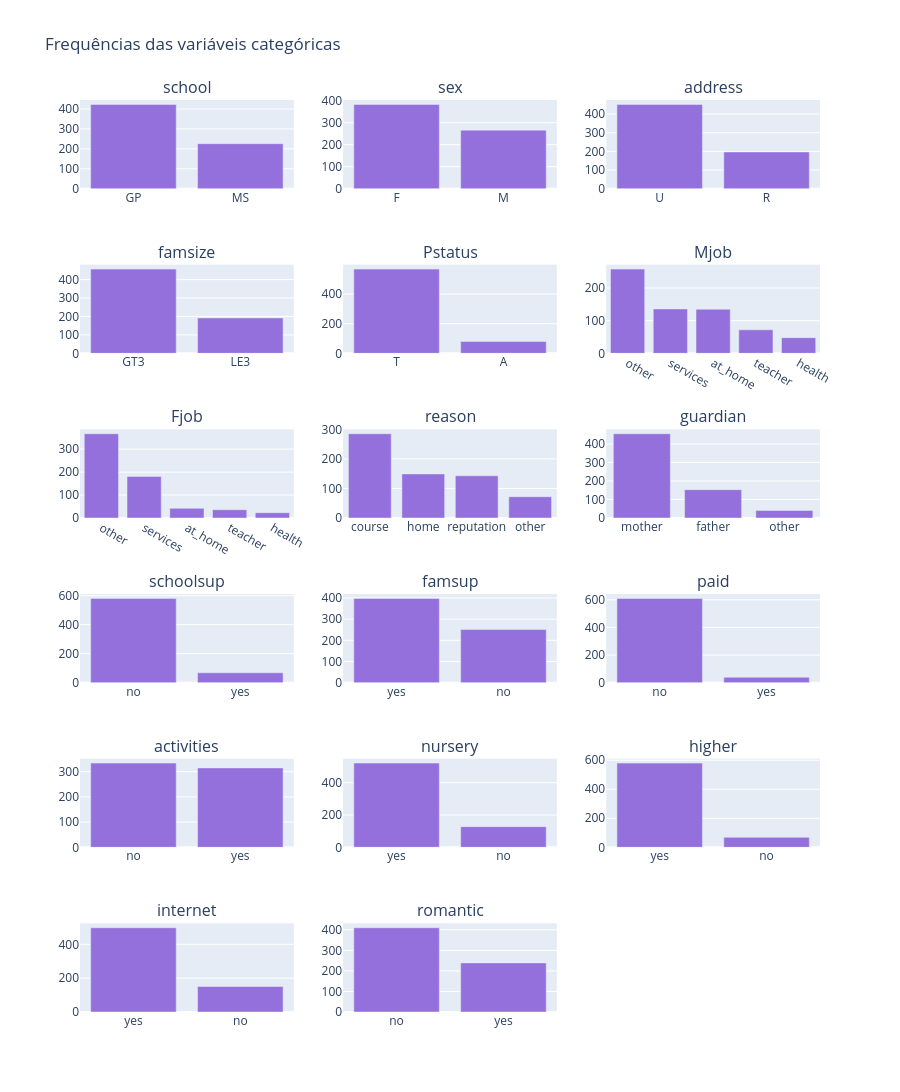

Source (notebook cell):
### Markdown cell above
## 6. Distribuições das variáveis categóricas

### Code cell
n = len(cat_cols)
cols_per_row = 3
n_rows = int(np.ceil(n / cols_per_row))
fig = make_subplots(rows=n_rows, cols=cols_per_row,
                    subplot_titles=cat_cols)

for i, col in enumerate(cat_cols):
    r = i // cols_per_row + 1
    c = i % cols_per_row + 1
    vc = df[col].value_counts()
    fig.add_trace(go.Bar(x=vc.index.astype(str), y=vc.values,
                         marker_color="mediumpurple", showlegend=False), row=r, col=c)

fig.update_layout(title_text="Frequências das variáveis categóricas",
                  height=350 * n_rows)
fig.show()

### Figure 1 — Plotly figure (JSON) as saved in the notebook; plotly's stock layout.template omitted (floating-point values rounded to 4 significant figures)
{"data": [{"marker": {"color": "mediumpurple"}, "showlegend": false, "type": "bar", "x": ["GP", "MS"], "xaxis": "x", "y": [423, 226], "yaxis": "y"}, {"marker": {"color": "mediumpurple"}, "showlegend": false, "type": "bar", "x": ["F", "M"], "xaxis": "x2", "y": [383, 266], "yaxis": "y2"}, {"marker": {"color": "mediumpurple"}, "showlegend": false, "type": "bar", "x": ["U", "R"], "xaxis": "x3", "y": [452, 197], "yaxis": "y3"}, {"marker": {"color": "mediumpurple"}, "showlegend": false, "type": "bar", "x": ["GT3", "LE3"], "xaxis": "x4", "y": [457, 192], "yaxis": "y4"}, {"marker": {"color": "mediumpurple"}, "showlegend": false, "type": "bar", "x": ["T", "A"], "xaxis": "x5", "y": [569, 80], "yaxis": "y5"}, {"marker": {"color": "mediumpurple"}, "showlegend": false, "type": "bar", "x": ["other", "services", "at_home", "teacher", "health"], "xaxis": "x6", "y": [258, 136, 135, 72, 48], "yaxis": "y6"}, {"marker": {"color": "mediumpurple"}, "showlegend": false, "type": "bar", "x": ["other", "services", "at_home", "teacher", "health"], "xaxis": "x7", "y": [367, 181, 42, 36, 23], "yaxis": "y7"}, {"marker": {"color": "mediumpurple"}, "showlegend": false, "type": "bar", "x": ["course", "home", "reputation", "other"], "xaxis": "x8", "y": [285, 149, 143, 72], "yaxis": "y8"}, {"marker": {"color": "mediumpurple"}, "showlegend": false, "type": "bar", "x": ["mother", "father", "other"], "xaxis": "x9", "y": [455, 153, 41], "yaxis": "y9"}, {"marker": {"color": "mediumpurple"}, "showlegend": false, "type": "bar", "x": ["no", "yes"], "xaxis": "x10", "y": [581, 68], "yaxis": "y10"}, {"marker": {"color": "mediumpurple"}, "showlegend": false, "type": "bar", "x": ["yes", "no"], "xaxis": "x11", "y": [398, 251], "yaxis": "y11"}, {"marker": {"color": "mediumpurple"}, "showlegend": false, "type": "bar", "x": ["no", "yes"], "xaxis": "x12", "y": [610, 39], "yaxis": "y12"}, {"marker": {"color": "mediumpurple"}, "showlegend": false, "type": "bar", "x": ["no", "yes"], "xaxis": "x13", "y": [334, 315], "yaxis": "y13"}, {"marker": {"color": "mediumpurple"}, "showlegend": false, "type": "bar", "x": ["yes", "no"], "xaxis": "x14", "y": [521, 128], "yaxis": "y14"}, {"marker": {"color": "mediumpurple"}, "showlegend": false, "type": "bar", "x": ["yes", "no"], "xaxis": "x15", "y": [580, 69], "yaxis": "y15"}, {"marker": {"color": "mediumpurple"}, "showlegend": false, "type": "bar", "x": ["yes", "no"], "xaxis": "x16", "y": [498, 151], "yaxis": "y16"}, {"marker": {"color": "mediumpurple"}, "showlegend": false, "type": "bar", "x": ["no", "yes"], "xaxis": "x17", "y": [410, 239], "yaxis": "y17"}], "layout": {"annotations": [{"font": {"size": 16}, "showarrow": false, "text": "school", "x": 0.1444, "xanchor": "center", "xref": "paper", "y": 1.0, "yanchor": "bottom", "yref": "paper"}, {"font": {"size": 16}, "showarrow": false, "text": "sex", "x": 0.5, "xanchor": "center", "xref": "paper", "y": 1.0, "yanchor": "bottom", "yref": "paper"}, {"font": {"size": 16}, "showarrow": false, "text": "address", "x": 0.8556, "xanchor": "center", "xref": "paper", "y": 1.0, "yanchor": "bottom", "yref": "paper"}, {"font": {"size": 16}, "showarrow": false, "text": "famsize", "x": 0.1444, "xanchor": "center", "xref": "paper", "y": 0.8194, "yanchor": "bottom", "yref": "paper"}, {"font": {"size": 16}, "showarrow": false, "text": "Pstatus", "x": 0.5, "xanchor": "center", "xref": "paper", "y": 0.8194, "yanchor": "bottom", "yref": "paper"}, {"font": {"size": 16}, "showarrow": false, "text": "Mjob", "x": 0.8556, "xanchor": "center", "xref": "paper", "y": 0.8194, "yanchor": "bottom", "yref": "paper"}, {"font": {"size": 16}, "showarrow": false, "text": "Fjob", "x": 0.1444, "xanchor": "center", "xref": "paper", "y": 0.6389, "yanchor": "bottom", "yref": "paper"}, {"font": {"size": 16}, "showarrow": false, "text": "reason", "x": 0.5, "xanchor": "center", "xref": "paper", "y": 0.6389, "yanchor": "bottom", "yref": "paper"}, {"font": {"size": 16}, "showarrow": false, "text": "guardian", "x": 0.8556, "xanchor": "center", "xref": "paper", "y": 0.6389, "yanchor": "bottom", "yref": "paper"}, {"font": {"size": 16}, "showarrow": false, "text": "schoolsup", "x": 0.1444, "xanchor": "center", "xref": "paper", "y": 0.4583, "yanchor": "bottom", "yref": "paper"}, {"font": {"size": 16}, "showarrow": false, "text": "famsup", "x": 0.5, "xanchor": "center", "xref": "paper", "y": 0.4583, "yanchor": "bottom", "yref": "paper"}, {"font": {"size": 16}, "showarrow": false, "text": "paid", "x": 0.8556, "xanchor": "center", "xref": "paper", "y": 0.4583, "yanchor": "bottom", "yref": "paper"}, {"font": {"size": 16}, "showarrow": false, "text": "activities", "x": 0.1444, "xanchor": "center", "xref": "paper", "y": 0.2778, "yanchor": "bottom", "yref": "paper"}, {"font": {"size": 16}, "showarrow": false, "text": "nursery", "x": 0.5, "xanchor": "center", "xref": "paper", "y": 0.2778, "yanchor": "bottom", "yref": "paper"}, {"font": {"size": 16}, "showarrow": false, "text": "higher", "x": 0.8556, "xanchor": "center", "xref": "paper", "y": 0.2778, "yanchor": "bottom", "yref": "paper"}, {"font": {"size": 16}, "showarrow": false, "text": "internet", "x": 0.1444, "xanchor": "center", "xref": "paper", "y": 0.09722, "yanchor": "bottom", "yref": "paper"}, {"font": {"size": 16}, "showarrow": false, "text": "romantic", "x": 0.5, "xanchor": "center", "xref": "paper", "y": 0.09722, "yanchor": "bottom", "yref": "paper"}], "height": 2100, "title": {"text": "Frequências das variáveis categóricas"}, "xaxis": {"anchor": "y", "domain": [0, 0.2889]}, "xaxis10": {"anchor": "y10", "domain": [0, 0.2889]}, "xaxis11": {"anchor": "y11", "domain": [0.3556, 0.6444]}, "xaxis12": {"anchor": "y12", "domain": [0.7111, 1]}, "xaxis13": {"anchor": "y13", "domain": [0, 0.2889]}, "xaxis14": {"anchor": "y14", "domain": [0.3556, 0.6444]}, "xaxis15": {"anchor": "y15", "domain": [0.7111, 1]}, "xaxis16": {"anchor": "y16", "domain": [0, 0.2889]}, "xaxis17": {"anchor": "y17", "domain": [0.3556, 0.6444]}, "xaxis18": {"anchor": "y18", "domain": [0.7111, 1]}, "xaxis2": {"anchor": "y2", "domain": [0.3556, 0.6444]}, "xaxis3": {"anchor": "y3", "domain": [0.7111, 1]}, "xaxis4": {"anchor": "y4", "domain": [0, 0.2889]}, "xaxis5": {"anchor": "y5", "domain": [0.3556, 0.6444]}, "xaxis6": {"anchor": "y6", "domain": [0.7111, 1]}, "xaxis7": {"anchor": "y7", "domain": [0, 0.2889]}, "xaxis8": {"anchor": "y8", "domain": [0.3556, 0.6444]}, "xaxis9": {"anchor": "y9", "domain": [0.7111, 1]}, "yaxis": {"anchor": "x", "domain": [0.9028, 1.0]}, "yaxis10": {"anchor": "x10", "domain": [0.3611, 0.4583]}, "yaxis11": {"anchor": "x11", "domain": [0.3611, 0.4583]}, "yaxis12": {"anchor": "x12", "domain": [0.3611, 0.4583]}, "yaxis13": {"anchor": "x13", "domain": [0.1806, 0.2778]}, "yaxis14": {"anchor": "x14", "domain": [0.1806, 0.2778]}, "yaxis15": {"anchor": "x15", "domain": [0.1806, 0.2778]}, "yaxis16": {"anchor": "x16", "domain": [0, 0.09722]}, "yaxis17": {"anchor": "x17", "domain": [0, 0.09722]}, "yaxis18": {"anchor": "x18", "domain": [0, 0.09722]}, "yaxis2": {"anchor": "x2", "domain": [0.9028, 1.0]}, "yaxis3": {"anchor": "x3", "domain": [0.9028, 1.0]}, "yaxis4": {"anchor": "x4", "domain": [0.7222, 0.8194]}, "yaxis5": {"anchor": "x5", "domain": [0.7222, 0.8194]}, "yaxis6": {"anchor": "x6", "domain": [0.7222, 0.8194]}, "yaxis7": {"anchor": "x7", "domain": [0.5417, 0.6389]}, "yaxis8": {"anchor": "x8", "domain": [0.5417, 0.6389]}, "yaxis9": {"anchor": "x9", "domain": [0.5417, 0.6389]}}}
